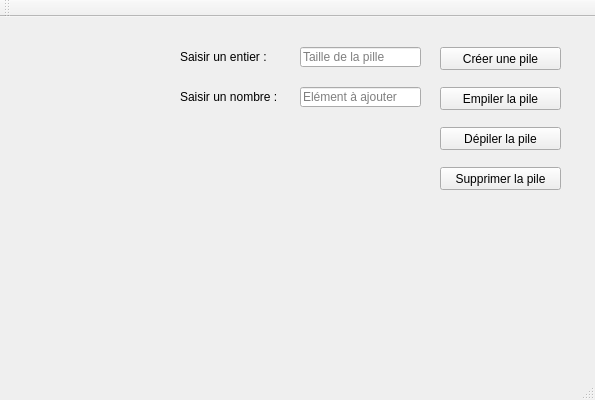
<?xml version="1.0" encoding="UTF-8"?>
<ui version="4.0">
 <class>AppQt1Class</class>
 <widget class="QMainWindow" name="AppQt1Class">
  <property name="geometry">
   <rect>
    <x>0</x>
    <y>0</y>
    <width>595</width>
    <height>400</height>
   </rect>
  </property>
  <property name="windowTitle">
   <string>AppQt1</string>
  </property>
  <widget class="QWidget" name="centralWidget">
   <widget class="QPushButton" name="pushButton">
    <property name="geometry">
     <rect>
      <x>440</x>
      <y>30</y>
      <width>121</width>
      <height>23</height>
     </rect>
    </property>
    <property name="text">
     <string>Créer une pile</string>
    </property>
   </widget>
   <widget class="QLabel" name="label">
    <property name="geometry">
     <rect>
      <x>30</x>
      <y>140</y>
      <width>351</width>
      <height>21</height>
     </rect>
    </property>
    <property name="text">
     <string/>
    </property>
   </widget>
   <widget class="QPushButton" name="pushButton2">
    <property name="geometry">
     <rect>
      <x>440</x>
      <y>110</y>
      <width>121</width>
      <height>23</height>
     </rect>
    </property>
    <property name="text">
     <string>Dépiler la pile</string>
    </property>
   </widget>
   <widget class="QPushButton" name="pushButton3">
    <property name="geometry">
     <rect>
      <x>440</x>
      <y>70</y>
      <width>121</width>
      <height>23</height>
     </rect>
    </property>
    <property name="text">
     <string>Empiler la pile</string>
    </property>
   </widget>
   <widget class="QLineEdit" name="valueEdit">
    <property name="geometry">
     <rect>
      <x>300</x>
      <y>30</y>
      <width>121</width>
      <height>20</height>
     </rect>
    </property>
    <property name="text">
     <string/>
    </property>
    <property name="placeholderText">
     <string>Taille de la pille</string>
    </property>
   </widget>
   <widget class="QLabel" name="label_2">
    <property name="geometry">
     <rect>
      <x>180</x>
      <y>30</y>
      <width>121</width>
      <height>20</height>
     </rect>
    </property>
    <property name="text">
     <string>Saisir un entier :</string>
    </property>
   </widget>
   <widget class="QLineEdit" name="valueEdit_2">
    <property name="geometry">
     <rect>
      <x>300</x>
      <y>70</y>
      <width>121</width>
      <height>20</height>
     </rect>
    </property>
    <property name="placeholderText">
     <string>Elément à ajouter</string>
    </property>
   </widget>
   <widget class="QLabel" name="label_3">
    <property name="geometry">
     <rect>
      <x>180</x>
      <y>70</y>
      <width>121</width>
      <height>20</height>
     </rect>
    </property>
    <property name="text">
     <string>Saisir un nombre :</string>
    </property>
   </widget>
   <widget class="QPushButton" name="pushButton4">
    <property name="geometry">
     <rect>
      <x>440</x>
      <y>150</y>
      <width>121</width>
      <height>23</height>
     </rect>
    </property>
    <property name="text">
     <string>Supprimer la pile</string>
    </property>
   </widget>
  </widget>
  <widget class="QMenuBar" name="menuBar">
   <property name="geometry">
    <rect>
     <x>0</x>
     <y>0</y>
     <width>595</width>
     <height>21</height>
    </rect>
   </property>
  </widget>
  <widget class="QToolBar" name="mainToolBar">
   <attribute name="toolBarArea">
    <enum>TopToolBarArea</enum>
   </attribute>
   <attribute name="toolBarBreak">
    <bool>false</bool>
   </attribute>
  </widget>
  <widget class="QStatusBar" name="statusBar"/>
 </widget>
 <layoutdefault spacing="6" margin="11"/>
 <resources>
  <include location="AppQt1.qrc"/>
 </resources>
 <connections>
  <connection>
   <sender>pushButton</sender>
   <signal>clicked()</signal>
   <receiver>AppQt1Class</receiver>
   <slot>onDisplayMessageButtonClicked()</slot>
   <hints>
    <hint type="sourcelabel">
     <x>320</x>
     <y>194</y>
    </hint>
    <hint type="destinationlabel">
     <x>298</x>
     <y>199</y>
    </hint>
   </hints>
  </connection>
  <connection>
   <sender>pushButton3</sender>
   <signal>clicked()</signal>
   <receiver>AppQt1Class</receiver>
   <slot>DisplayMessageEmpiler()</slot>
   <hints>
    <hint type="sourcelabel">
     <x>500</x>
     <y>114</y>
    </hint>
    <hint type="destinationlabel">
     <x>297</x>
     <y>199</y>
    </hint>
   </hints>
  </connection>
  <connection>
   <sender>pushButton2</sender>
   <signal>clicked()</signal>
   <receiver>AppQt1Class</receiver>
   <slot>DisplayMessageDepiler()</slot>
   <hints>
    <hint type="sourcelabel">
     <x>500</x>
     <y>154</y>
    </hint>
    <hint type="destinationlabel">
     <x>297</x>
     <y>199</y>
    </hint>
   </hints>
  </connection>
  <connection>
   <sender>pushButton4</sender>
   <signal>clicked()</signal>
   <receiver>AppQt1Class</receiver>
   <slot>DisplayMessageSupprimer()</slot>
   <hints>
    <hint type="sourcelabel">
     <x>500</x>
     <y>194</y>
    </hint>
    <hint type="destinationlabel">
     <x>297</x>
     <y>199</y>
    </hint>
   </hints>
  </connection>
 </connections>
 <slots>
  <slot>onDisplayMessageButtonClicked()</slot>
  <slot>DisplayMessageEmpiler()</slot>
  <slot>DisplayMessageDepiler()</slot>
  <slot>DisplayMessageSupprimer()</slot>
 </slots>
</ui>
